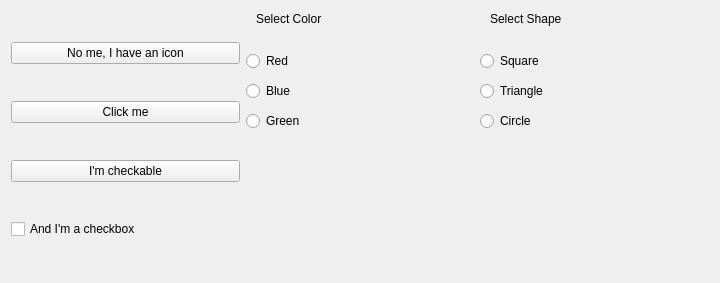
<?xml version="1.0" encoding="UTF-8"?>
<ui version="4.0">
 <class>Buttons</class>
 <widget class="QWidget" name="Buttons">
  <property name="geometry">
   <rect>
    <x>0</x>
    <y>0</y>
    <width>720</width>
    <height>283</height>
   </rect>
  </property>
  <property name="windowTitle">
   <string>Form</string>
  </property>
  <layout class="QHBoxLayout" name="horizontalLayout">
   <item>
    <layout class="QVBoxLayout" name="verticalLayout">
     <item>
      <widget class="QPushButton" name="pushButton_2">
       <property name="text">
        <string>No me, I have an icon</string>
       </property>
       <property name="icon">
        <iconset>
         <normaloff>img/cute-icon-png-32284.png</normaloff>img/cute-icon-png-32284.png</iconset>
       </property>
      </widget>
     </item>
     <item>
      <widget class="QPushButton" name="pushButton">
       <property name="text">
        <string>Click me</string>
       </property>
      </widget>
     </item>
     <item>
      <widget class="QPushButton" name="pushButton_3">
       <property name="text">
        <string>I'm checkable</string>
       </property>
       <property name="checkable">
        <bool>true</bool>
       </property>
      </widget>
     </item>
     <item>
      <widget class="QCheckBox" name="checkBox">
       <property name="text">
        <string>And I'm a checkbox</string>
       </property>
      </widget>
     </item>
    </layout>
   </item>
   <item>
    <widget class="QFrame" name="frame">
     <property name="frameShape">
      <enum>QFrame::NoFrame</enum>
     </property>
     <property name="frameShadow">
      <enum>QFrame::Plain</enum>
     </property>
     <widget class="QRadioButton" name="radioButton_2">
      <property name="geometry">
       <rect>
        <x>0</x>
        <y>70</y>
        <width>100</width>
        <height>20</height>
       </rect>
      </property>
      <property name="text">
       <string>Blue</string>
      </property>
     </widget>
     <widget class="QLabel" name="label">
      <property name="geometry">
       <rect>
        <x>10</x>
        <y>0</y>
        <width>81</width>
        <height>16</height>
       </rect>
      </property>
      <property name="text">
       <string>Select Color</string>
      </property>
     </widget>
     <widget class="QRadioButton" name="radioButton_3">
      <property name="geometry">
       <rect>
        <x>0</x>
        <y>100</y>
        <width>100</width>
        <height>20</height>
       </rect>
      </property>
      <property name="text">
       <string>Green</string>
      </property>
     </widget>
     <widget class="QRadioButton" name="radioButton">
      <property name="geometry">
       <rect>
        <x>0</x>
        <y>40</y>
        <width>100</width>
        <height>20</height>
       </rect>
      </property>
      <property name="text">
       <string>Red</string>
      </property>
     </widget>
    </widget>
   </item>
   <item>
    <widget class="QFrame" name="frame_2">
     <property name="frameShape">
      <enum>QFrame::NoFrame</enum>
     </property>
     <property name="frameShadow">
      <enum>QFrame::Plain</enum>
     </property>
     <widget class="QRadioButton" name="radioButton_4">
      <property name="geometry">
       <rect>
        <x>0</x>
        <y>70</y>
        <width>100</width>
        <height>20</height>
       </rect>
      </property>
      <property name="text">
       <string>Triangle</string>
      </property>
     </widget>
     <widget class="QLabel" name="label_2">
      <property name="geometry">
       <rect>
        <x>10</x>
        <y>0</y>
        <width>81</width>
        <height>16</height>
       </rect>
      </property>
      <property name="text">
       <string>Select Shape</string>
      </property>
     </widget>
     <widget class="QRadioButton" name="radioButton_5">
      <property name="geometry">
       <rect>
        <x>0</x>
        <y>100</y>
        <width>100</width>
        <height>20</height>
       </rect>
      </property>
      <property name="text">
       <string>Circle</string>
      </property>
     </widget>
     <widget class="QRadioButton" name="radioButton_6">
      <property name="geometry">
       <rect>
        <x>0</x>
        <y>40</y>
        <width>100</width>
        <height>20</height>
       </rect>
      </property>
      <property name="text">
       <string>Square</string>
      </property>
     </widget>
    </widget>
   </item>
  </layout>
 </widget>
 <resources/>
 <connections/>
</ui>
